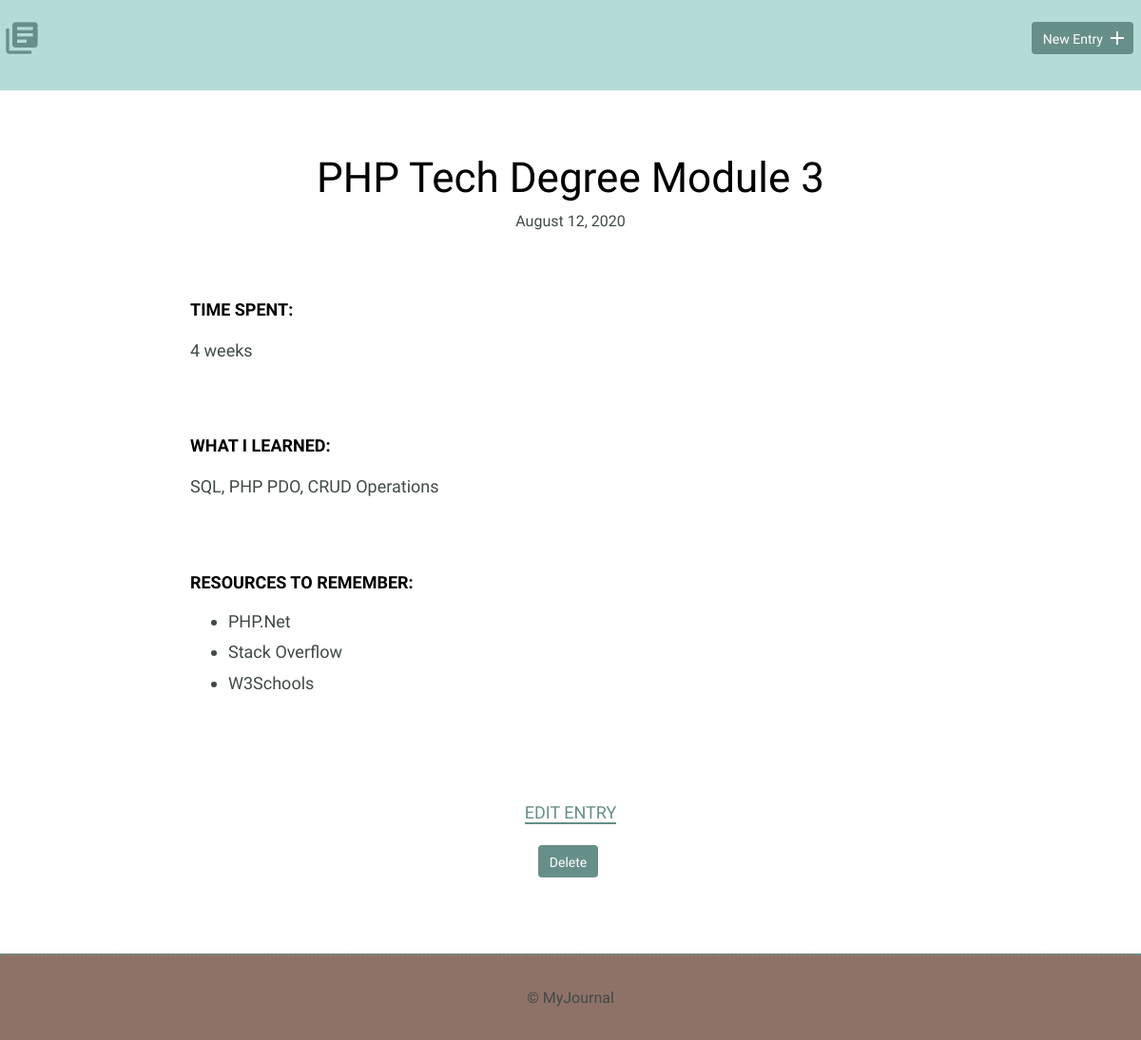
The page /detail.php?id=24 on the database its author committed.
### tables this page shows
CREATE TABLE "entries" (
	`id`	INTEGER,
	`title`	TEXT,
	`date`	TEXT,
	`time_spent`	INTEGER,
	`learned`	BLOB,
	`resources`	BLOB,
	PRIMARY KEY(`id`)
);

### detail.php (the view, shortened to what this page needs)
<?php include 'inc/header.php'; ?>
<?php require_once 'inc/functions.php';?>
<?php
if(!empty($_GET['id'])){
    $id = intval($_GET['id']);
    $entry = get_journal_entry($id);
}
?>
    <body>
        <header>
            <div class="container">
                <div class="site-header">
                    <a class="logo" href="index.php"><i class="material-icons">library_books</i></a>
                    <a class="button icon-right" href="new.php"><span>New Entry</span> <i class="material-icons">add</i></a>
                </div>
            </div>
        </header>
        <section>
            <div class="container">
                <div class="entry-list single">
                    <article>
                        <h1><?php echo $entry['title']?></h1>
                        <div class="entry">
                            <h3>Time Spent: </h3>
                            <p><?php echo $entry['time_spent'] ?></p>
                        </div>
                        <div class="entry">
                            <h3>What I Learned:</h3>
                            <p><?php echo $entry['learned'] ?></p>
                        </div>
                        <div class="entry">
                            <h3>Resources to Remember:</h3>
                            <ul>
                            <?php
                            $resources = explode(',', $entry['resources'] );
                            if(!empty($entry['resources'])){
                                foreach($resources as $r){
                                    echo '<li>'.$r.'</li>';
                                }
                            }else{
                                echo '<li> None </li>';
                            }
                            ?>
                            </ul>
                        </div>
                    </article>
                </div>
            </div>
            <div class="edit">
            <?php echo "<p><a href='edit.php?id=".$id."'>Edit Entry</a></p>"; ?>
                <form method="post" action="detail.php">
                    <input type="submit" value="Delete" class="button" name="delete"/>
                </form>
            </div>
        </section>
        <?php include 'inc/footer.php'; ?>
    </body>
</html>

### inc/functions.php (shortened to what this page needs)
<?php
function get_journal_entry($id){
    include 'inc/connection.php';
    try{
        $results = $db->prepare('SELECT * FROM entries WHERE id = ?');
        $results->bindParam(1, $id);
        $results->execute();
        return $results->fetch(PDO::FETCH_ASSOC);
        } catch(Exception $e){
        echo "There Was An Error: ".$e->getMessage();
        return array();
        }
}
function dateFormatter($date){
    echo date_format(new DateTime($date), 'F d, Y');
}

### css/styles.css (style rules this page uses)
:root { --color-success: #78CF82; --color-error: #D94545; }
body { font-size: 16px; color: #404a49; font-family: 'Cousine', serif; font-weight: 400; }
.container { margin: 0; padding: 0; }
header .site-header { margin: 0; padding: 0 0.5rem; height: 95px; background-color: #B4DBD5; }
header .logo i { color: #678f89; margin: 20px 0 0 -5px; float: left; font-size: 40px; }
header .button { float: right; margin: 33px 0 0 0; }
.button { padding: 8px 10px 6px 10px; background: #678f89; border: 2px solid #678f89; border-radius: 4px; text-decoration: none; color: #FFF; position: relative; text-align: center; font-size: 14px; }
.button.icon-right { padding-right: 30px; top: -10px; }
.button.icon-right i { position: absolute; top: 3px; right: 3px; }
h1, h2, h3 { margin: 0; font-weight: 400; line-height: 1em; color: #000; }
h1 { font-size: 44px; margin-bottom: 12px; }
h3 { font-size: 18px; font-family: 'Work Sans', serif; font-weight: 600; text-transform: uppercase; }
p { line-height: 1.8em; font-size: 18px; }
p a { border-bottom: 2px solid #678f89; padding: 0; color: #678f89; text-decoration: none; }
ul li { line-height: 1.8em; font-size: 18px; }
.entry-list, .edit-entry, .new-entry { max-width: 800px; margin: 0 auto; padding: 70px 0 150px 0; }
.entry-list article { margin-bottom: 70px; text-align: center; }
.entry-list article:last-child { margin-bottom: 0; }
.entry-list.single { padding-bottom: 70px; }
.entry { max-width: 800px; margin: 75px auto 0 auto; text-align: left; }
.entry p { margin-bottom: 40px; }
.edit { padding-bottom: 80px; text-align: center; margin: 0 auto; }
.edit a { font-weight: 400; text-transform: uppercase; font-size: 18px; }
input[type=submit] { margin-right: 5px; }

### rows shown on the page
entries: title "PHP Tech Degree Module 3", date "August 12, 2020", time_spent "4 weeks", learned "SQL, PHP PDO, CRUD Operations", resources "PHP.Net", resources "Stack Overflow", resources "W3Schools"
